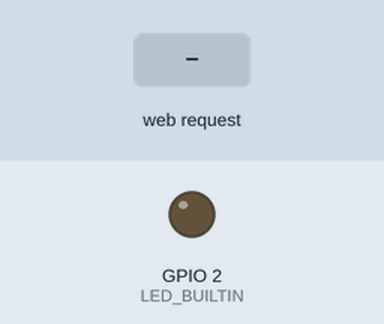
A sketch run on a simulated ESP32. Parts: output pins drawn as LEDs (lit = HIGH). The inputs (shaded band) are chosen by the test bench. WiFi joins after 1.5 s; servers stay silent unless stated; what the sketch prints to the serial monitor is not drawn.

Above: at 4.2 s.
4.3 s: HTTP request GET /blink received
At 6.4 s:
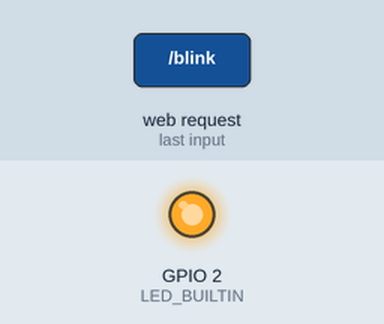
8.3 s: HTTP request GET /off received
At 9.9 s:
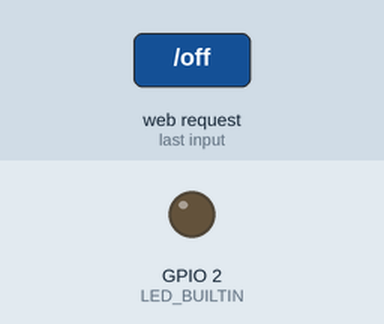
10.5 s: HTTP request GET /on received
At 14.4 s:
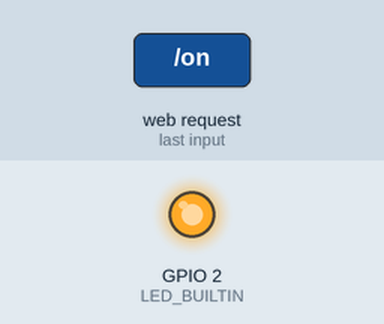
Timing chart, 0 to 15.9 s (numbered marks = the images above; inputs shaded):
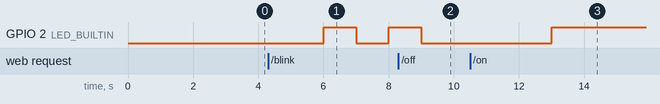

Measured:
- after the input at 4.3 s, GPIO 2 (LED_BUILTIN): LOW → HIGH after 1.7 s, → LOW 1.0 s later, → HIGH 1.0 s later
- after the input at 8.3 s, GPIO 2 (LED_BUILTIN): goes on until 9.0 s, then stays LOW
- after the input at 10.5 s, GPIO 2 (LED_BUILTIN): LOW → HIGH after 2.5 s

The sketch:

Lab2_webserver.ino
```cpp
#include <WiFi.h>
#define PORT 8080
#define LED_BUILTIN 2

const char *SSID = "InixindoZone-Portable";
const char *PASSWORD = "inix2013surabaya1";

String header= "HTTP/1.1 200 OK\nContent-Type: text/html\n\n<html><body>";
String tailer= "</body></html>";

WiFiServer server(80);
WiFiClient client;

bool blinking=false;
bool ledOn= false;
String s, cmd;

void setup() {
  Serial.begin(115200);
  delay(1000);
  pinMode(LED_BUILTIN, OUTPUT);
  WiFi.begin(SSID, PASSWORD);
  while (WiFi.status() != WL_CONNECTED) {
    delay(1000);
    Serial.print(".");
  }

  Serial.println("Web Server active: ");
  Serial.println( WiFi.localIP() );
  server.begin();
}

void loop() {
client= server.available(); //tunggu client
//Serial.println("waiting for client ");
if (client) { // dapat client baru
// Serial.println("got a new client");
  while (client.connected() ) {
    if ( client.available()) {
      //Serial.println("Data can be read");
      s = client.readString();
      cmd= getCommand(s);
      response(cmd);
      if (cmd.equals("")) {
        Serial.println("HOMEPAGE");
      } else if(cmd.equals("blink")) {
        blinking= true;
        ledOn= false;
      } else if(cmd.equals("on") ){
        blinking= false;
        ledOn= true;
      } else if(cmd.equals("off")) {
        blinking= false;
        ledOn= false;
      } else { // unknown command
        response(s);
        client.stop();
      }
      //client.stop();
      //Serial.println(cmd);
      //delay(100);
    }
    else {
      client.stop();
    }
    }
    //client.stop();
  }
  else {
    //Serial.println("No client yet ");
  }

  if (blinking || ledOn) {
    digitalWrite(LED_BUILTIN, HIGH);
  delay(1000);
  }
  if (blinking || ! ledOn) {
    digitalWrite(LED_BUILTIN, LOW);
    delay(1000);
  }
}

void response(String konten) {
  //Serial.println(header);
  //Serial.println(konten);
  //Serial.println(tailer);
  client.println(header);
  client.println("<p><a href=\"blink\">LED Blink</a></p>");
  client.println("<p><a href=\"on\">LED ON</a></p>");
  client.println("<p><a href=\"off\">LED OFF</a></p>");
  client.println(konten);
  client.println(tailer);
}

String getCommand(String s) {
  return (s.substring(5, s.indexOf(' ',5)));
}
```
